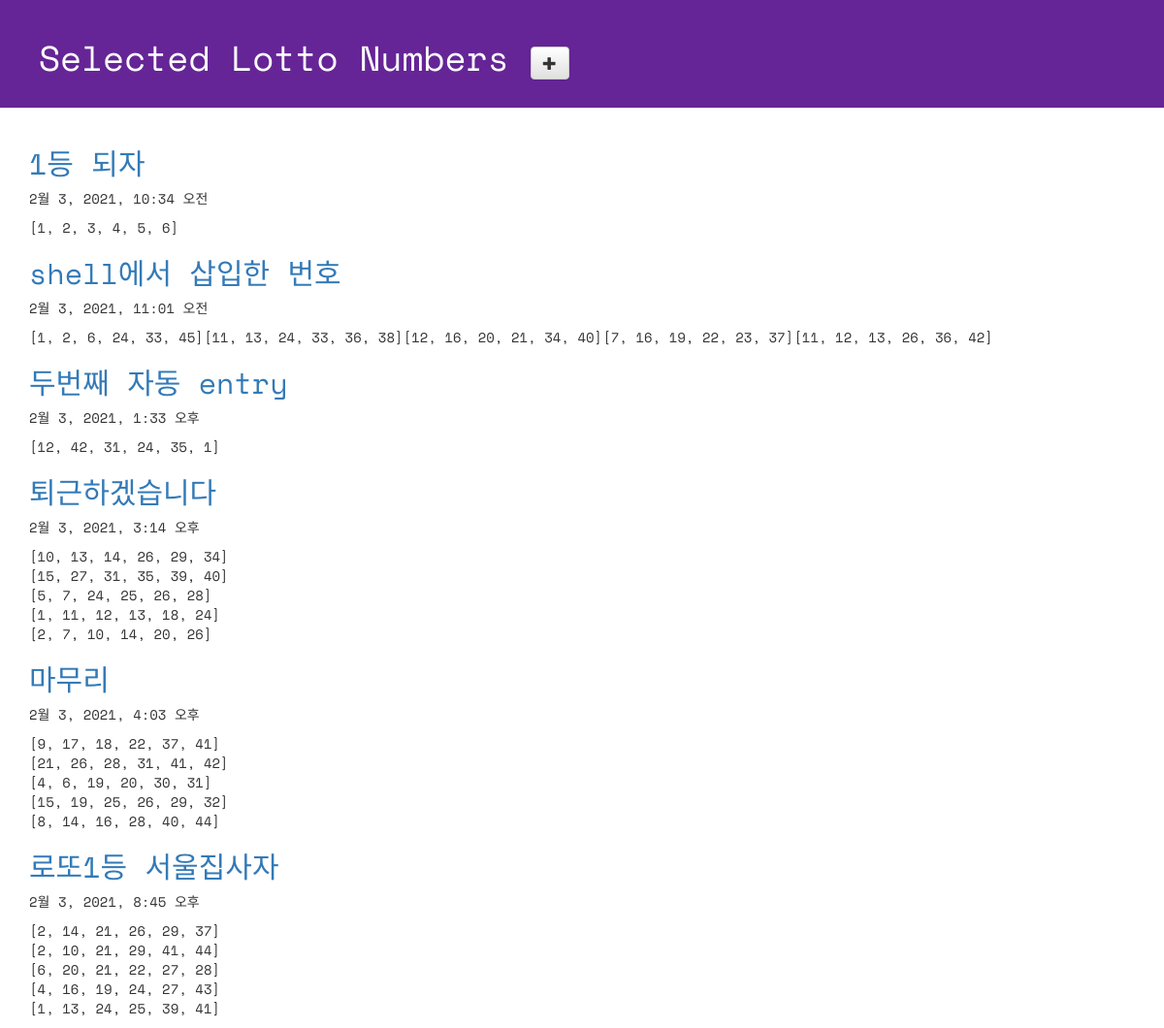
Page /lotto/ on the committed database.
### lotto/models.py (models this page shows, shortened)
class GuessNumbers(models.Model):
    name = models.CharField(max_length=24) #번호 리스트 이름
    text = models.CharField(max_length=255) #번호 리스트 설명
    lottos = models.CharField(max_length=255, default='[1, 2, 3, 4, 5, 6]') #번호가 담길 str
    num_lotto = models.IntegerField(default=5) #번호 set 개수
    update_date = models.DateTimeField()

### lotto/views.py (the view)
# urls.py: path('lotto/', views.index, name='lotto'),
def index(request):
    lottos = GuessNumbers.objects.all()
    return render(request, 'lotto/default.html', {'lottos':lottos}) #index.html이 더 일반,

### lotto/templates/lotto/default.html (shortened to what this page needs)
<!DOCTYPE html>
{% load staticfiles %}
<html lang="ko">
<head>
 <link rel="stylesheet" href="//maxcdn.bootstrapcdn.com/bootstrap/3.2.0/css/bootstrap.min.css">
 <link rel="stylesheet" href="//maxcdn.bootstrapcdn.com/bootstrap/3.2.0/css/bootstrap-theme.min.css">
 <link rel="stylesheet" href="{% static 'css/lotto.css' %}"
</head>
<body>
 <div class="page-header">
  <h1>
   Selected Lotto Numbers
    <a href="{% url 'new_lotto' %}">
     <span class="glyphicon glyphicon-plus btn btn-default"></span>
    </a>
   </h1>
  </div>
  <div class="container lotto">
   {% for lotto in lottos %}
    <h2>
      <a href="{% url 'detail' lottokey=lotto.pk %}">
        {{ lotto.text }}
      </a>
    </h2>
    <p> {{ lotto.update_date }} </p>
    <p> {{ lotto.lottos | linebreaksbr }} </p>
   {% endfor %}
  </div>
</body>
</html>

### lotto/static/css/lotto.css (style rules this page uses)
.page-header { background-color: #652596; margin-top: 0; padding: 20px 20px 20px 40px; font-family: 'Space Mono', monospace; }
.page-header h1 { color: #FFFFFF; }
.container { font-family: 'Space Mono', monospace; }
.container h2 { color: #B9F442; }

### rows in the picture
GuessNumbers: text "1등 되자", update_date "2월 3, 2021, 10:34 오전", lottos "[1, 2, 3, 4, 5, 6]"
GuessNumbers: text "shell에서 삽입한 번호", update_date "2월 3, 2021, 11:01 오전", lottos "[1, 2, 6, 24, 33, 45][11, 13, 24, 33, 36, 38][12, 16, 20, 21, 34, 40][7, 16, 19, 22, 23, 37][11, 12, 13, 26, 36, 42]"
GuessNumbers: text "두번째 자동 entry", update_date "2월 3, 2021, 1:33 오후", lottos "[12, 42, 31, 24, 35, 1]"
GuessNumbers: text "퇴근하겠습니다", update_date "2월 3, 2021, 3:14 오후", lottos "[10, 13, 14, 26, 29, 34] [15, 27, 31, 35, 39, 40] [5, 7, 24, 25, 26, 28] [1, 11, 12, 13, 18, 24] [2, 7, 10, 14, 20, 26]"
GuessNumbers: text "마무리", update_date "2월 3, 2021, 4:03 오후", lottos "[9, 17, 18, 22, 37, 41] [21, 26, 28, 31, 41, 42] [4, 6, 19, 20, 30, 31] [15, 19, 25, 26, 29, 32] [8, 14, 16, 28, 40, 44]"
GuessNumbers: text "로또1등 서울집사자", update_date "2월 3, 2021, 8:45 오후", lottos "[2, 14, 21, 26, 29, 37] [2, 10, 21, 29, 41, 44] [6, 20, 21, 22, 27, 28] [4, 16, 19, 24, 27, 43] [1, 13, 24, 25, 39, 41]"
